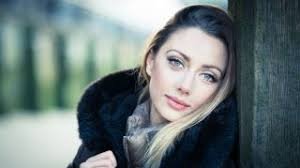
#> input picture index.jpeg, 300 x 168 px
$ python __main__.py ../index.jpeg
#> lines starting #> are read from the running program, lines starting #| are printed output that depends on the picture
# This Python file uses the following encoding: utf-8
from __future__ import division, absolute_import, print_function

import sys
import cv2
import numpy as np
import matplotlib.pyplot as plt
from oneStroke import *

img_path = sys.argv[1]

img = cv2.imread(img_path, 0)
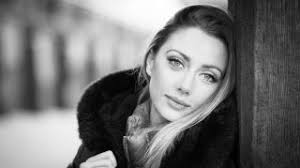
#> img: shape (168, 300); min 0, max 255, mean 115.8
# resize img
presetRatio = np.array([1/2, 9/16, 3/4, 1, 4/3, 16/9, 2])
presetSize = [(256, 512), (288, 512), (384, 512),
                (256, 256), (512, 384), (512, 288), (512, 256)]
ratio = img.shape[1] / img.shape[0]
#> ratio = 1.79
ratioIndex = np.argmin(np.abs(ratio - presetRatio))
#> ratioIndex = 5
img_shape = presetSize[ratioIndex]
#> img_shape = (512, 288)
img = cv2.resize(img, img_shape)
#> img: shape (288, 512)

# comment out the line below if no face
#> (the run stopped early here; a loop or call above may not have finished)
